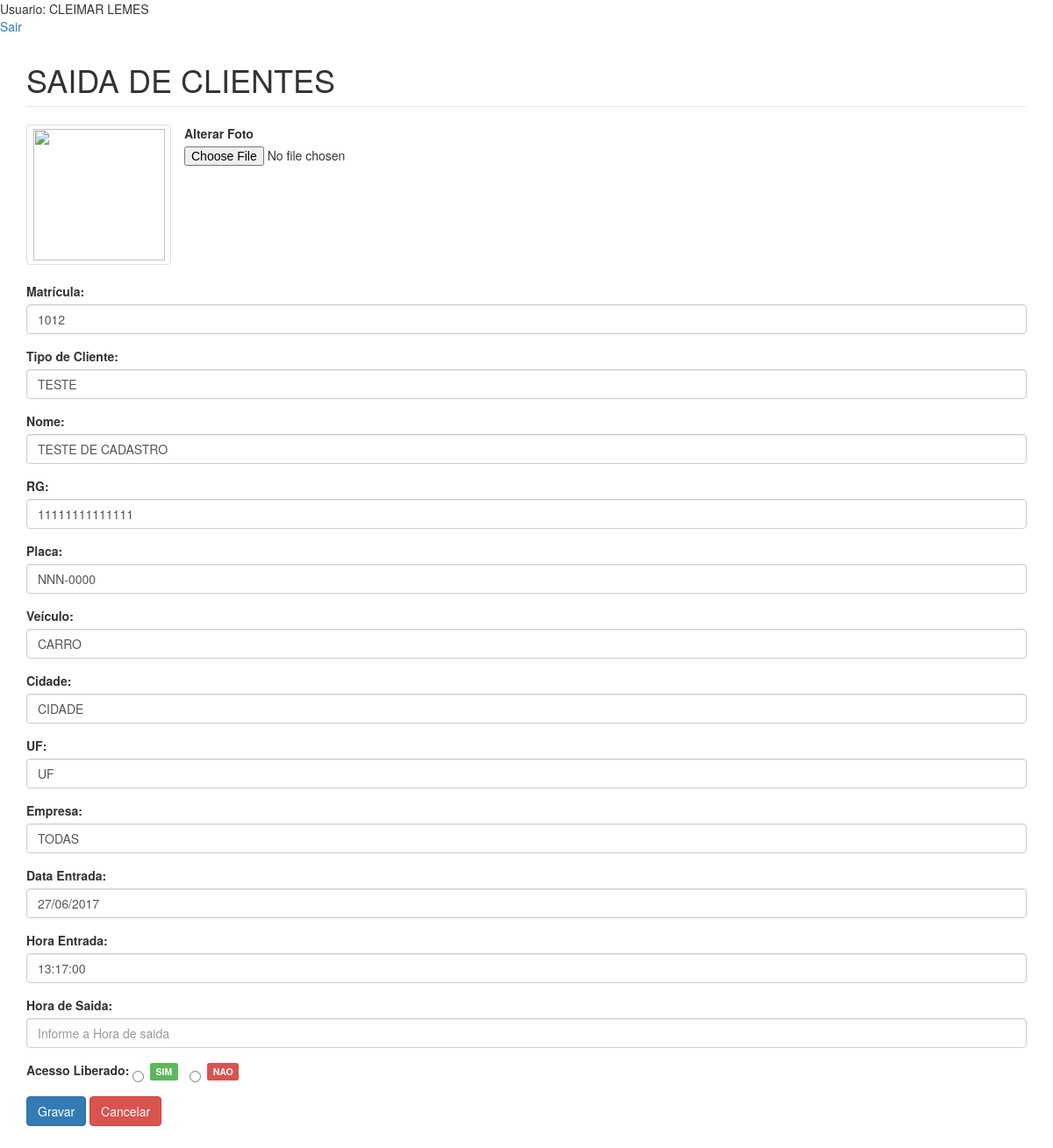
Screenshot of /editar.php?id=20 (signed in) with the database file from the repository.
### tables this page shows
CREATE TABLE IF NOT EXISTS `tb_entrada` (
  `id` int(5) NOT NULL AUTO_INCREMENT,
  `matricula` int(20) NOT NULL,
  `tipo` varchar(30) NOT NULL,
  `situacao` varchar(5) NOT NULL,
  `nome` varchar(50) NOT NULL,
  `identidade` varchar(30) NOT NULL,
  `placa` varchar(10) NOT NULL,
  `veiculo` varchar(30) NOT NULL,
  `cidade` varchar(20) NOT NULL,
  `uf` varchar(2) NOT NULL,
  `empresa` varchar(30) NOT NULL,
  `dataentrada` varchar(20) NOT NULL,
  `horaentrada` varchar(20) NOT NULL,
  `horasaida` varchar(8) NOT NULL,
  `foto` varchar(200) NOT NULL,
  PRIMARY KEY (`id`),
  UNIQUE KEY `matricula` (`matricula`,`horasaida`)
);

### editar.php (the view, shortened to what this page needs)
<?
if(!isset($_SESSION["usuarioNome"]) and !isset($_SESSION["usuarioNome"]))
{
	header("Location:index.php");exit;
	}else {
	echo "Usuario: ". $_SESSION['usuarioNome'];
	}
?>
<br> <a href="sair.php">Sair</a>
<?php
$id_cliente = (isset($_GET['id'])) ? $_GET['id'] : '';
if (!empty($id_cliente) && is_numeric($id_cliente)):
	$conexao = conexao::getInstance();
	$sql = 'SELECT id, matricula, tipo, situacao, nome, identidade, placa, veiculo, cidade, uf, empresa, foto, dataentrada, horaentrada, horasaida FROM tb_entrada WHERE id = :id';
	$stm = $conexao->prepare($sql);
	$stm->bindValue(':id', $id_cliente);
	$stm->execute();
	$cliente = $stm->fetch(PDO::FETCH_OBJ);
endif;
?>
<!DOCTYPE html>
<html>
<head>
	<link rel="stylesheet" type="text/css" href="css/bootstrap.min.css">
	<link rel="stylesheet" type="text/css" href="css/custom.css">
</head>
<body>
	<div class='container'>
		<fieldset>
			<legend><h1>SAIDA DE CLIENTES</h1></legend>
			<?php if(empty($cliente)):?>
				<h3 class="text-center text-danger">Cliente não encontrado!</h3>
			<?php else: ?>
				<form action="action_foto.php" method="post" id='form-contato' enctype='multipart/form-data'>
					<div class="row">
						<label for="nome">Alterar Foto</label>
				      	<div class="col-md-2">
						    <a href="#" class="thumbnail">
						      <img src="fotos/<?=$cliente->foto?>" height="190" width="150" id="foto-cliente">
						    </a>
					  	</div>
					  	<input type="file" name="foto" id="foto" value="foto" >
				  	</div>
				    <div class="form-group">
					<label for="matricula">Matrícula:</label>
					<input type="matricula" class="form-control" id="matricula" name="matricula" value="<?=$cliente->matricula?>"placeholder="Informe a Matricula">
                    </div>
			    <div class="form-group">
			      <label for="tipo">Tipo de Cliente:</label>
                  <input type="tipo"  class="form-control" id="tipo" name="tipo" value="<?=$cliente->tipo?>"placeholder="Informe o Tipo de Cliente">
	            </div>
			    <div class="form-group">
			      <label for="nome">Nome:</label>
			      <input type="nome"  class="form-control" id="nome" maxlength="30" name="nome" value="<?=$cliente->nome?>"placeholder="Informe o Nome">
	            </div>
			    <div class="form-group">
			      <label for="identidade">RG:</label>
			      <input type="identidade"  class="form-control" id="identidade" maxlength="25" name="identidade" value="<?=$cliente->identidade?>"placeholder="Informe o RG">
	            </div>
			    <div class="form-group">
			      <label for="placa">Placa:</label>
			      <input type="placa"  class="form-control" id="placa" maxlength="12" name="placa" value="<?=$cliente->placa?>"placeholder="Informe a Placa">
	            </div>
			    <div class="form-group">
			      <label for="veiculo">Veículo:</label>
			      <input type="veiculo"  class="form-control" id="veiculo" maxlength="20" name="veiculo" value="<?=$cliente->veiculo?>"placeholder="Informe o Veiculo">
	            </div>
                <div class="form-group">
			      <label for="cidade">Cidade:</label>
			      <input type="cidade" class="form-control" id="cidade" maxlength="13" name="cidade" value="<?=$cliente->cidade?>"placeholder="Informe a Cidade">
	            </div>
			    <div class="form-group">
			      <label for="uf">UF:</label>
			      <input type="uf" class="form-control" id="uf" maxlength="3" name="uf" value="<?=$cliente->uf?>"placeholder="Informe o Estado">
	            </div>
			    <div class="form-group">
			      <label for="empresa">Empresa:</label>
			      <input type="empresa" class="form-control" id="empresa" maxlength="25" name="empresa" value="<?=$cliente->empresa?>"placeholder="Informe a Empresa">
		        </div>
			    <div class="form-group">
			      <label for="dataentrada">Data Entrada:</label>
			      <input type="dataentrada" class="form-control" id="dataentrada" maxlength="10" name="dataentrada" value="<?=$cliente->dataentrada?>"placeholder="Informe a Data">
		        </div>
				<div class="form-group">
			      <label for="horaentrada">Hora Entrada:</label>
			      <input type="horaentrada" class="form-control" id="horaentrada" maxlength="10" name="horaentrada" value="<?=$cliente->horaentrada?>"placeholder="Informe a Hora de entrada">
		        </div>
				<div class="form-group">
			      <label for="horasaida">Hora de Saida:</label>
			      <input type="horasaida" class="form-control" id="horasaida" maxlength="10" name="horasaida" value="<?=$cliente->horasaida?>"placeholder="Informe a Hora de saida">
		        </div>
                <div class="form-group">
                        <label for="acesso">Acesso Liberado:  </label>
			            <label class="radio-inline">
						<input type="radio"  name="situacao" value="1">
						<span class="label label-success">SIM</span>
	                   </label>
                 	   <label class="radio-inline">
						<input type="radio" name="situacao" value="2">
						<span class="label label-danger">NAO</span>
	                   </label>
               </div>
				    <button type="submit" class="btn btn-primary" id='botao'>
				      Gravar
				    </button>
				    <a href='r_entrada.php' class="btn btn-danger">Cancelar</a>
				</form>
			<?php endif; ?>
		</fieldset>
	</div>
</body>
</html>

### css/custom.css (style rules this page uses)
fieldset { margin:1% auto; }

### rows the page displays
tb_entrada: matricula "1012", tipo "TESTE", nome "TESTE DE CADASTRO", identidade "11111111111111", placa "NNN-0000", veiculo "CARRO", cidade "CIDADE", uf "UF", empresa "TODAS", dataentrada "27/06/2017", horaentrada "13:17:00"

### other values shown
$_SESSION['usuarioNome'] "CLEIMAR LEMES"
